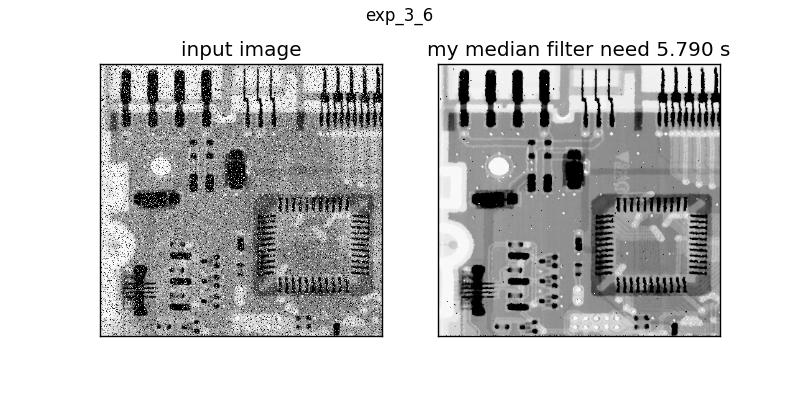

The script that saved this image:
# -*- coding:utf-8 -*-

import matplotlib.pylab as pl
import matplotlib.cm as cm
import numpy as np
import Image
from mymedfilt import mymedfilt
import time

im_0 = np.asarray(Image.open('test3_2.jpg').convert('L'))/float(255)
fig = pl.figure(figsize=(8,4))
# ax_0
ax_0 = fig.add_subplot(121)
ax_0.imshow(im_0,cmap=cm.gray,norm=pl.Normalize(vmin=0,vmax=1))
ax_0.set_title('input image')
ax_0.set_xticks([])
ax_0.set_yticks([])
# ax_1
ax_1 = fig.add_subplot(122)
t1 = time.clock()
im_1 = mymedfilt(im_0,[3,3])
t2 = time.clock()
ax_1.imshow(im_1,cmap=cm.gray,norm=pl.Normalize(vmin=0,vmax=1))
ax_1.set_title('my median filter need %.3f s'%(t2-t1))
ax_1.set_xticks([])
ax_1.set_yticks([])

fig.suptitle('exp_3_6')
fig.savefig('exp_3_6.jpg')
fig.savefig('exp_3_6.eps')

